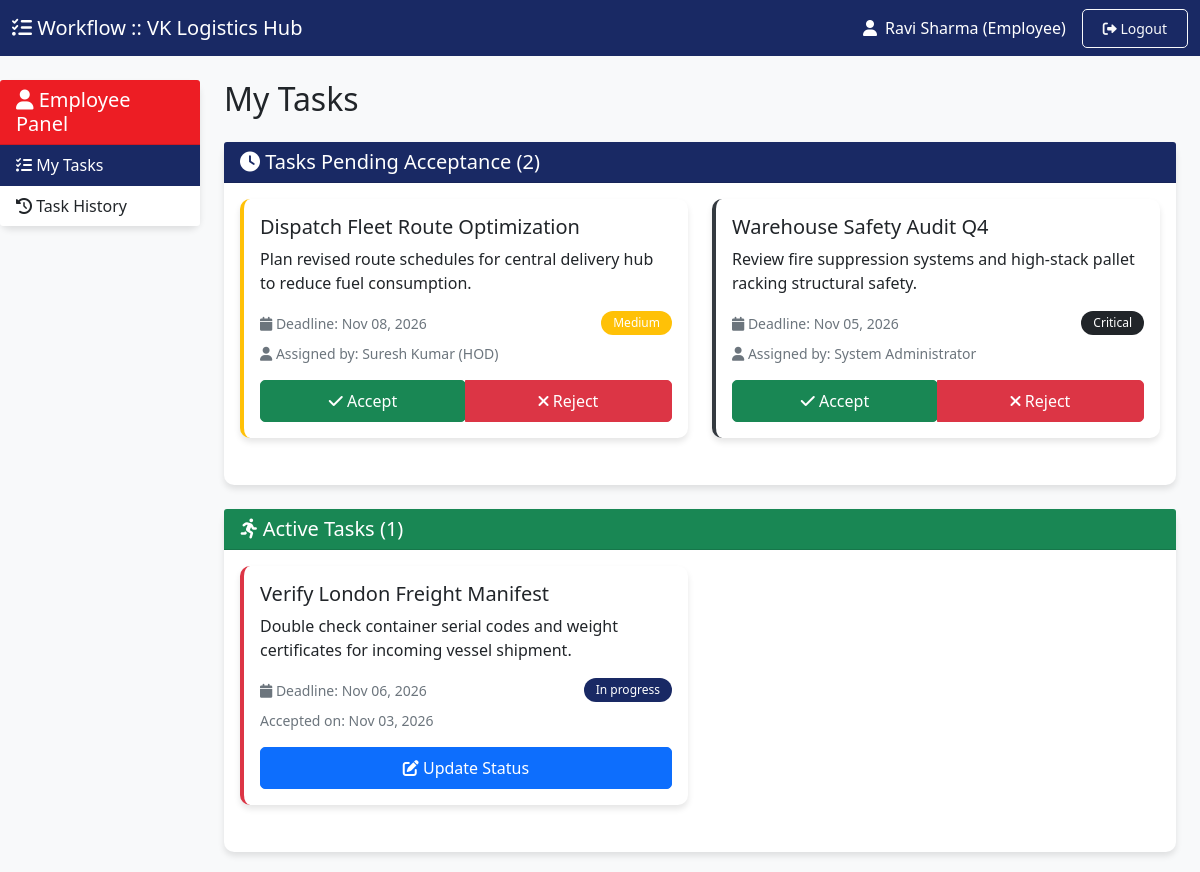
/dashboard/employee/index-1.php (signed in), run on the app's committed database.
### tables this page shows
CREATE TABLE IF NOT EXISTS `tasks` (
  `id` INT AUTO_INCREMENT PRIMARY KEY,
  `title` VARCHAR(255) NOT NULL,
  `description` TEXT NOT NULL,
  `priority` ENUM('low', 'medium', 'high', 'critical') DEFAULT 'medium',
  `status` ENUM('pending', 'not_started', 'in_progress', 'dependency_block', 'waiting_review', 'completed', 'rejected') DEFAULT 'pending',
  `deadline` DATE NOT NULL,
  `submission_details` TEXT NULL,
  `created_by` INT NOT NULL,
  `completed_at` DATETIME NULL,
  `created_at` TIMESTAMP DEFAULT CURRENT_TIMESTAMP,
  `updated_at` TIMESTAMP DEFAULT CURRENT_TIMESTAMP ON UPDATE CURRENT_TIMESTAMP,
  INDEX (`created_by`),
  INDEX (`status`),
  INDEX (`priority`)
);

CREATE TABLE IF NOT EXISTS `users` (
  `id` INT AUTO_INCREMENT PRIMARY KEY,
  `username` VARCHAR(50) NOT NULL UNIQUE,
  `email` VARCHAR(100) NOT NULL UNIQUE,
  `password` VARCHAR(255) NOT NULL,
  `full_name` VARCHAR(100) NOT NULL,
  `role` ENUM('management', 'hod', 'employee') NOT NULL,
  `department_id` INT NULL,
  `position` VARCHAR(100) NULL,
  `is_active` TINYINT(1) DEFAULT 1,
  `last_login` DATETIME NULL,
  `created_at` TIMESTAMP DEFAULT CURRENT_TIMESTAMP,
  INDEX (`department_id`),
  INDEX (`role`),
  INDEX (`is_active`)
);

CREATE TABLE IF NOT EXISTS `task_assignments` (
  `id` INT AUTO_INCREMENT PRIMARY KEY,
  `task_id` INT NOT NULL,
  `assigned_to` INT NOT NULL,
  `assigned_by` INT NOT NULL,
  `assignment_type` VARCHAR(50) DEFAULT 'direct',
  `current_assignee` TINYINT(1) DEFAULT 1,
  `assigned_at` TIMESTAMP DEFAULT CURRENT_TIMESTAMP,
  `accepted_at` DATETIME NULL,
  `rejected_at` DATETIME NULL,
  `rejection_reason` TEXT NULL,
  INDEX (`task_id`),
  INDEX (`assigned_to`),
  INDEX (`assigned_by`),
  INDEX (`current_assignee`)
);

### dashboard/employee/index-1.php (the view, shortened to what this page needs)
<?php
$user_id = $_SESSION['user_id'];
$user_name = $_SESSION['full_name'];
try {
    $db = getDB();
    $stmt = $db->prepare("
        SELECT t.*,
               u.full_name as created_by_name,
               ta.id as assignment_id,
               ta.accepted_at,
               ta.rejected_at,
               ta.rejection_reason
        FROM tasks t
        JOIN task_assignments ta ON t.id = ta.task_id AND ta.assigned_to = ?
        LEFT JOIN users u ON t.created_by = u.id
        ORDER BY t.created_at DESC
    ");
    $stmt->execute([$user_id]);
    $tasks = $stmt->fetchAll();
} catch(Exception $e) {
    die("Database error: " . $e->getMessage());
}
?>
<!DOCTYPE html>
<html lang="en">
<head>
    <link href="https://cdn.jsdelivr.net/npm/bootstrap@5.1.3/dist/css/bootstrap.min.css" rel="stylesheet">
    <link rel="stylesheet" href="https://cdnjs.cloudflare.com/ajax/libs/font-awesome/6.0.0/css/all.min.css">
    <link href="../../assets/css/style.css" rel="stylesheet">
</head>
<body style="background-color: #f8f9fa;">
    <nav class="navbar navbar-dark bg-primary sticky-top">
        <div class="container-fluid">
            <a class="navbar-brand" href="index.php">
                <i class="fas fa-tasks"></i> <?php echo APP_NAME; ?>
            </a>
            <div class="d-flex align-items-center text-white">
                <i class="fas fa-user me-2"></i>
                <?php echo $user_name; ?> (Employee)
                <a href="../../auth/logout.php" class="btn btn-outline-light btn-sm ms-3">
                    <i class="fas fa-sign-out-alt"></i> Logout
                </a>
            </div>
        </div>
    </nav>
    <div class="container-fluid mt-4">
        <div class="row">
            <div class="col-md-3 col-lg-2 px-0" >
                <div class="card">
                    <div class="card-header bg-red-vk text-white">
                        <h5 class="mb-0"><i class="fas fa-user"></i> Employee Panel</h5>
                    </div>
                    <div class="list-group list-group-flush">
                        <a href="index.php" class="list-group-item list-group-item-action active">
                            <i class="fas fa-tasks"></i> My Tasks
                        </a>
                        <a href="#" class="list-group-item list-group-item-action">
                            <i class="fas fa-history"></i> Task History
                        </a>
                    </div>
                </div>
            </div>
            <main class="col-md-9 ms-sm-auto col-lg-10 px-md-4">
                <h1 class="h2 mb-4">My Tasks</h1>
                <div class="card mb-4">
                    <div class="card-header bg-primary text-white">
                        <h5 class="mb-0"><i class="fas fa-clock"></i> Tasks Pending Acceptance (<?php echo count(array_filter($tasks, function($t) { return $t['accepted_at'] === null && $t['rejected_at'] === null; })); ?>)</h5>
                    </div>
                    <div class="card-body">
                        <?php
                        $pending_tasks = array_filter($tasks, function($task) {
                            return $task['accepted_at'] === null && $task['rejected_at'] === null;
                        });
                        if(empty($pending_tasks)): ?>
                            <div class="alert alert-info">
                                <i class="fas fa-info-circle"></i> No tasks pending acceptance.
                            </div>
                        <?php else: ?>
                            <div class="row">
                                <?php foreach($pending_tasks as $task): ?>
                                <div class="col-md-6 mb-3">
                                    <div class="card task-card priority-<?php echo $task['priority']; ?>">
                                        <div class="card-body">
                                            <h5 class="card-title"><?php echo htmlspecialchars($task['title']); ?></h5>
                                            <p class="card-text"><?php echo htmlspecialchars(substr($task['description'], 0, 150)) . (strlen($task['description']) > 150 ? '...' : ''); ?></p>
                                            <div class="d-flex justify-content-between align-items-center mb-2">
                                                <small class="text-muted">
                                                    <i class="fas fa-calendar"></i> Deadline: <?php echo date('M d, Y', strtotime($task['deadline'])); ?>
                                                </small>
                                                <span class="badge bg-<?php
                                                    $priority_colors = [
                                                        'low' => 'success',
                                                        'medium' => 'warning',
                                                        'high' => 'danger',
                                                        'critical' => 'dark'
                                                    ];
                                                    echo $priority_colors[$task['priority']] ?? 'secondary';
                                                ?>">
                                                    <?php echo ucfirst($task['priority']); ?>
                                                </span>
                                            </div>
                                            <small class="text-muted d-block mb-3">
                                                <i class="fas fa-user"></i> Assigned by: <?php echo $task['created_by_name']; ?>
                                            </small>
                                            <div class="btn-group w-100">
                                                <form method="POST" class="w-50">
                                                    <button type="submit" name="accept_task" class="btn btn-success w-100">
                                                        <i class="fas fa-check"></i> Accept
                                                    </button>
                                                </form>
                                                <button type="button" class="btn btn-danger w-50" data-bs-toggle="modal" data-bs-target="#rejectModal<?php echo $task['assignment_id']; ?>">
                                                    <i class="fas fa-times"></i> Reject
                                                </button>
                                            </div>
                                        </div>
                                    </div>
                                </div>
                                <?php endforeach; ?>
                            </div>
                        <?php endif; ?>
                    </div>
                </div>
                <div class="card">
                    <div class="card-header bg-success text-white">
                        <h5 class="mb-0"><i class="fas fa-running"></i> Active Tasks (<?php echo count(array_filter($tasks, function($t) { return $t['accepted_at'] !== null && $t['rejected_at'] === null && $t['status'] !== 'completed'; })); ?>)</h5>
                    </div>
                    <div class="card-body">
                        <?php
                        $active_tasks = array_filter($tasks, function($task) {
                            return $task['accepted_at'] !== null && $task['rejected_at'] === null && $task['status'] !== 'completed';
                        });
                        if(empty($active_tasks)): ?>
                            <div class="alert alert-info">
                                <i class="fas fa-info-circle"></i> No active tasks.
                            </div>
                        <?php else: ?>
                            <div class="row">
                                <?php foreach($active_tasks as $task): ?>
                                <div class="col-md-6 mb-3">
                                    <div class="card task-card priority-<?php echo $task['priority']; ?>">
                                        <div class="card-body">
                                            <h5 class="card-title"><?php echo htmlspecialchars($task['title']); ?></h5>
                                            <p class="card-text"><?php echo htmlspecialchars(substr($task['description'], 0, 150)) . (strlen($task['description']) > 150 ? '...' : ''); ?></p>
                                            <div class="d-flex justify-content-between align-items-center mb-2">
                                                <small class="text-muted">
                                                    <i class="fas fa-calendar"></i> Deadline: <?php echo date('M d, Y', strtotime($task['deadline'])); ?>
                                                </small>
                                                <span class="badge bg-<?php
                                                    $status_colors = [
                                                        'not_started' => 'secondary',
                                                        'in_progress' => 'primary',
                                                        'waiting_review' => 'info',
                                                        'completed' => 'success'
                                                    ];
                                                    echo $status_colors[$task['status']] ?? 'warning';
                                                ?>">
                                                    <?php echo str_replace('_', ' ', ucfirst($task['status'])); ?>
                                                </span>
                                            </div>
                                            <small class="text-muted d-block mb-3">
                                                Accepted on: <?php echo date('M d, Y', strtotime($task['accepted_at'])); ?>
                                            </small>
                                            <button type="button" class="btn btn-primary w-100" data-bs-toggle="modal" data-bs-target="#statusModal<?php echo $task['id']; ?>">
                                                <i class="fas fa-edit"></i> Update Status
                                            </button>
                                        </div>
                                    </div>
                                </div>
                                <?php endforeach; ?>
                            </div>
                        <?php endif; ?>
                    </div>
                </div>
            </main>
        </div>
    </div>
</body>
</html>

### assets/css/style.css (style rules this page uses)
body { background-color: #f8f9fa; font-family: 'Segoe UI', Tahoma, Geneva, Verdana, sans-serif; }
.bg-primary { background-color: #192964 !important; }
.list-group-item.active { z-index: 2; color: #fff; background-color: #192964; border-color: #192964; }
.bg-red-vk { background-color: #ed1d24 !important; }
.card { border: none; border-radius: 10px; box-shadow: 0 4px 6px rgba(0,0,0,0.1); margin-bottom: 20px; transition: transform 0.3s; }
.badge { padding: 6px 12px; border-radius: 20px; font-weight: 500; }
.btn { border-radius: 5px; padding: 8px 20px; font-weight: 500; }

### dashboard/employee/index-1.php (style rules this page uses)
.task-card { border-left: 4px solid; margin-bottom: 15px; }
.priority-medium { border-left-color: #ffc107; }
.priority-high { border-left-color: #dc3545; }
.priority-critical { border-left-color: #343a40; }

### data on the page
tasks: title "Dispatch Fleet Route Optimization", description "Plan revised route schedules for central delivery hub to reduce fuel consumption.", deadline "Nov 08, 2026", priority "Medium", users.full_name "Suresh Kumar (HOD)"
tasks: title "Warehouse Safety Audit Q4", description "Review fire suppression systems and high-stack pallet racking structural safety.", deadline "Nov 05, 2026", priority "Critical", users.full_name "System Administrator"
tasks: title "Verify London Freight Manifest", description "Double check container serial codes and weight certificates for incoming vessel shipment.", deadline "Nov 06, 2026", status "In progress", task_assignments.accepted_at "Nov 03, 2026"

### other printed values
APP_NAME "Workflow :: VK Logistics Hub"
$user_name "Ravi Sharma"
